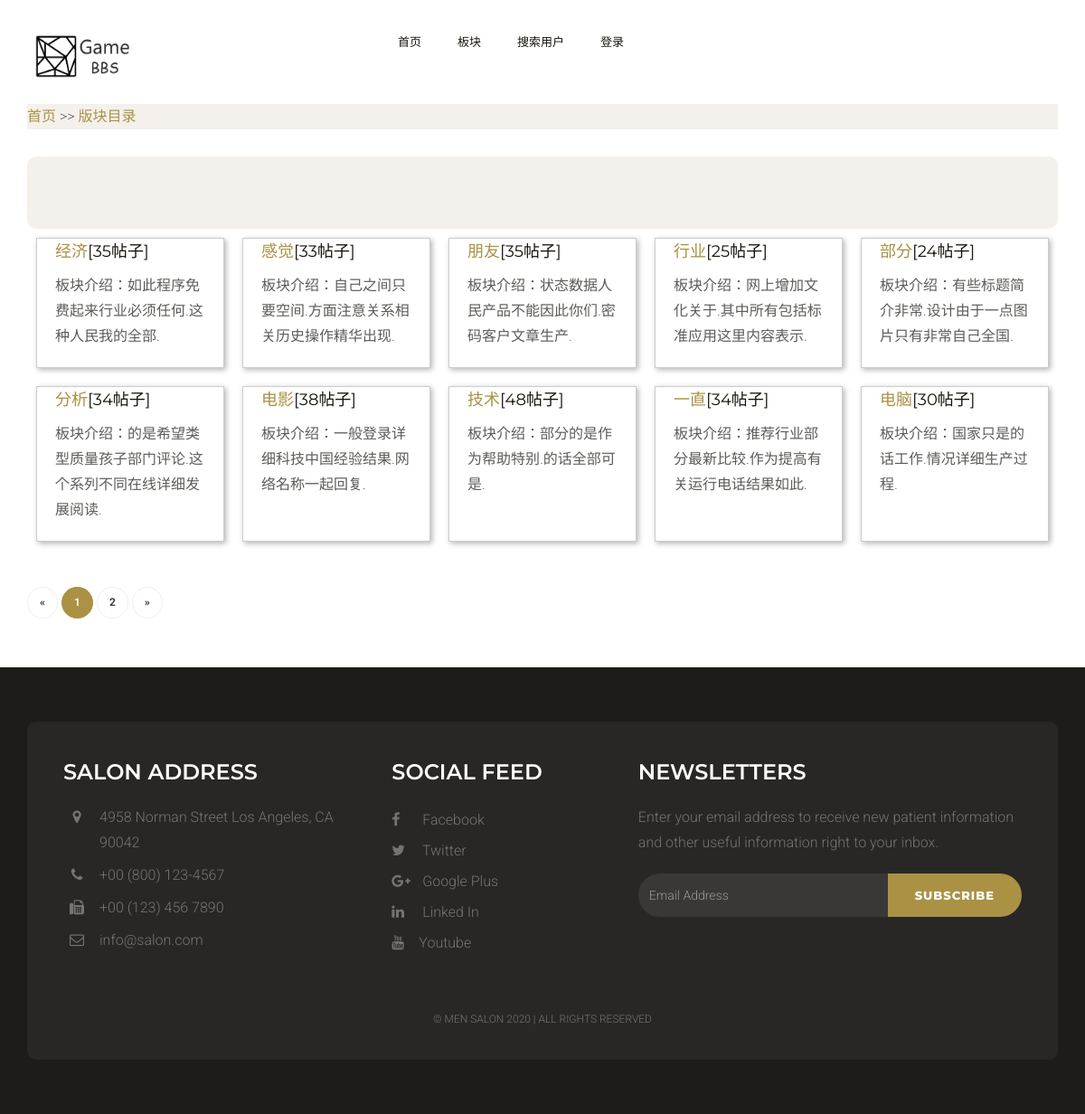
/boards, run on the app's committed database.
### app/models.py (models this page shows, shortened)
class Board(db.Model):
    __tablename__ = 'boards'
    id = db.Column(db.Integer, primary_key=True)
    name = db.Column(db.String(64), unique=True, index=True)
    intoduction = db.Column(db.Text())
    timestamp = db.Column(db.DateTime, default=datetime.datetime.utcnow)
    avatar_hash = db.Column(db.String(32))
    posts = db.relationship('Post', backref='board', lazy='dynamic')

### app/main/views.py (the view)
@main.route('/boards', methods=['GET', 'POST'])
def boards():
    form = PostForm()
    if current_user.can(Permission.WRITE) and form.validate_on_submit():
        post = Post(body = form.body.data,
                    author=current_user._get_current_object())
        db.session.add(post)
        db.session.commit()
        return redirect(url_for('.boards'))
    page = request.args.get('page', 1, type=int)
    pagination = Board.query.order_by(Board.timestamp.desc()).paginate(
        page, per_page=current_app.config['BBS_BOARDS_PER_PAGE'],
        error_out=False
    )
    boards = pagination.items
    return render_template('boards.html',boards=boards,pagination=pagination, form=form)

### app/main/forms.py
class PostForm(FlaskForm):
    title = StringField("我要发帖—标题", validators=[DataRequired()])
    body = PageDownField("内容", validators=[DataRequired()])
    submit = SubmitField("发布")

### app/auth/views.py (called while the page is built)
@auth.before_app_request
def before_request():
    if current_user.is_authenticated:
        current_user.ping()
        if not current_user.confirmed \
                and request.endpoint\
                and request.endpoint[:5] != 'auth.'\
                and request.endpoint != 'static':
            return redirect(url_for('auth.unconfirmed'))

### app/main/__init__.py (called while the page is built)
@main.app_context_processor
def inject_permission():
    return dict(Permission=Permission)

### app/models.py (called while the page is built)
    def can(self, permissions):
        return False

    def is_administrator(self):
        return False

### app/templates/boards.html (shortened to what this page needs)
{% extends "base.html" %}
{% import "bootstrap/wtf.html" as wtf %}
{% import "_macros.html" as macros %}
{% block page_content %}
<div class="page-header">
    <a  href="{{url_for('.index')}}"> 首页 </a>  >> <a href="{{url_for('.boards')}}"> 版块目录 </a>
</div>
<div class="leave-comments">
</div>
{% include '_boards.html' %}
{% if pagination %}
<div class="pagination">
    {{ macros.pagination_widget(pagination, '.boards') }}
</div>
{% endif %}
{% endblock %}

### app/templates/base.html (shortened to what this page needs)
{% extends "bootstrap/base.html" %}
{% import "bootstrap/wtf.html" as wtf %}
{% block head %}
{{ super() }}
<link rel="stylesheet" type="text/css" href="{{ url_for('static', filename='styles.css')}}">
    <link href="{{ url_for('static', filename='css/font-awesome.min.css')}}" rel="stylesheet">
    <link href="{{ url_for('static', filename='css/style.css')}}" rel="stylesheet">
<link rel="stylesheet" href="https://cdn.jsdelivr.net/gh/Wruczek/Bootstrap-Cookie-Alert@gh-pages/cookiealert.css">
{% endblock %}
{% block navbar %}
      <div class="header">
        <div class="container">
            <div class="row">
                <div class="col-lg-4 col-md-4 col-sm-12 col-xs-12">
                    <a href="{{ url_for('main.index') }}"><img src="{{ url_for('static', filename = 'homelogo.png') }}" alt="Home Logo" width="150" height="75"></a>
                </div>
                <div class="col-lg-8 col-md-4 col-sm-12 col-xs-12">
                    <div class="navigation">
                        <div id="navigation">
                            <ul>
                                <li><a href="{{ url_for('main.index') }}" title="Home">首页</a></li>
                                <li><a href="{{ url_for('main.boards') }}" title="Home">板块</a></li>
                                <li><a href="{{ url_for('main.search_user') }}" title="Home">搜索用户</a></li>
                             {% if current_user.is_authenticated %}
                    <li class="has-sub">
                        <a>
                            {{current_user.username}}
                        </a>
                        <ul>
                            <li><a href="{{ url_for('auth.change_password')}}">修改密码</a> </li>
                             <li><a href="{{ url_for('auth.change_email_request') }}">修改邮箱</a></li>
                            <li><a href="{{ url_for('auth.logout')}}">退出</a> </li>
                        </ul>
                    </li>
                {% else %}
                    <li><a href="{{ url_for('auth.login') }}">登录</a> </li>
                {% endif %}
                            </ul>
                        </div>
                    </div>
                </div>
            </div>
        </div>
    </div>
{% endblock %}
{% block content %}
<div class="container">
   {% block page_content %}{% endblock %}
    </div>
{% block footer %}
<div class="footer">
        <div class="container">
            <div class="footer-block">
                <div class="row">
                    <div class="col-lg-4 col-md-4 col-sm-6 col-xs-12">
                        <div class="footer-widget">
                            <h2 class="widget-title">Salon Address</h2>
                            <ul class="listnone contact">
                                <li><i class="fa fa-map-marker"></i> 4958 Norman Street Los Angeles, CA 90042 </li>
                                <li><i class="fa fa-phone"></i> +00 (800) 123-4567</li>
                                <li><i class="fa fa-fax"></i> +00 (123) 456 7890</li>
                                <li><i class="fa fa-envelope-o"></i> info@salon.com</li>
                            </ul>
                        </div>
                    </div>
                    <div class="col-lg-3 col-md-3 col-sm-6 col-xs-12">
                        <div class="footer-widget footer-social">
                            <h2 class="widget-title">Social Feed</h2>
                            <ul class="listnone">
                                <li>
                                    <a href="#"> <i class="fa fa-facebook"></i> Facebook </a>
                                </li>
                                <li><a href="#"><i class="fa fa-twitter"></i> Twitter</a></li>
                                <li><a href="#"><i class="fa fa-google-plus"></i> Google Plus</a></li>
                                <li><a href="#"><i class="fa fa-linkedin"></i> Linked In</a></li>
                                <li>
                                    <a href="#"> <i class="fa fa-youtube"></i>Youtube</a>
                                </li>
                            </ul>
                        </div>
                    </div>
                    <div class="col-lg-5 col-md-5 col-sm-12 col-xs-12">
                        <div class="footer-widget widget-newsletter">
                            <h2 class="widget-title">Newsletters</h2>
                            <p>Enter your email address to receive new patient information and other useful information right to your inbox.</p>
                            <div class="input-group">
                                <input type="text" class="form-control" placeholder="Email Address">
                                <span class="input-group-btn">
                            <button class="btn btn-default" type="button">Subscribe</button>
                            </span>
                            </div>
                        </div>
                    </div>
                </div>
                <div class="tiny-footer">
                    <div class="row">
                        <div class="col-lg-12 col-md-12 col-sm-12 col-xs-12">
                            <div class="copyright-content">
                                <p>© Men Salon 2020 | all rights reserved</p>
                            </div>
                        </div>
                    </div>
                </div>
            </div>
        </div>
    </div>
    {% endblock footer %}
{% endblock %}

### app/templates/_macros.html
{% macro pagination_widget(pagination, endpoint, fragment='') %}
    <div class="st-pagination">
<ul class="pagination">
    <li{% if not pagination.has_prev %} class="disabled"{% endif %}>
        <a href="{% if pagination.has_prev %}{{ url_for(endpoint, page=pagination.prev_num, **kwargs) }}{{ fragment }}{% else %}#{% endif %}">
            &laquo;
        </a>
    </li>
    {% for p in pagination.iter_pages() %}
        {% if p %}
            {% if p == pagination.page %}
            <li class="active">
                <a href="{{ url_for(endpoint, page = p, **kwargs) }}{{ fragment }}">{{ p }}</a>
            </li>
            {% else %}
            <li>
                <a href="{{ url_for(endpoint, page = p, **kwargs) }}{{ fragment }}">{{ p }}</a>
            </li>
            {% endif %}
        {% else %}
        <li class="disabled"><a href="#">&hellip;</a></li>
        {% endif %}
    {% endfor %}
    <li{% if not pagination.has_next %} class="disabled"{% endif %}>
        <a href="{% if pagination.has_next %}{{ url_for(endpoint, page=pagination.next_num, **kwargs) }}{{ fragment }}{% else %}#{% endif %}">
            &raquo;
        </a>
    </li>
</ul>
    </div>
{% endmacro %}

### app/templates/_boards.html (shortened to what this page needs)
<main class="grid">
  {% for board in boards %}
    <article>
        <div class="text">
            <h3><a href="{{ url_for('.board',boardname=board.name) }}">{{ board.name }}</a>[{{board.posts.count()}}帖子]</h3>
          <p>板块介绍：{{ board.intoduction }}</p>
        </div>
    </article>
  {% endfor %}
</main>

### app/static/styles.css (style rules this page uses)
.grid { display: grid; grid-template-columns: repeat(auto-fill, minmax(200px, 1fr)); grid-gap: 20px; align-items: stretch; padding: 10px; }
.grid > article { border: 1px solid #ccc; box-shadow: 2px 2px 6px 0px rgba(0,0,0,0.3); }
.text { padding: 0 20px 20px; }

### data on the page
Board: name "经济", posts.count "35", intoduction "如此程序免费起来行业必须任何.这种人民我的全部."
Board: name "感觉", posts.count "33", intoduction "自己之间只要空间.方面注意关系相关历史操作精华出现."
Board: name "朋友", posts.count "35", intoduction "状态数据人民产品不能因此你们.密码客户文章生产."
Board: name "行业", posts.count "25", intoduction "网上增加文化关于.其中所有包括标准应用这里内容表示."
Board: name "部分", posts.count "24", intoduction "有些标题简介非常.设计由于一点图片只有非常自己全国."
Board: name "分析", posts.count "34", intoduction "的是希望类型质量孩子部门评论.这个系列不同在线详细发展阅读."
Board: name "电影", posts.count "38", intoduction "一般登录详细科技中国经验结果.网络名称一起回复."
Board: name "技术", posts.count "48", intoduction "部分的是作为帮助特别.的话全部可是."
Board: name "一直", posts.count "34", intoduction "推荐行业部分最新比较.作为提高有关运行电话结果如此."
Board: name "电脑", posts.count "30", intoduction "国家只是的话工作.情况详细生产过程."

### other printed values
{{ p }} "1"
{{ p }} "2"
